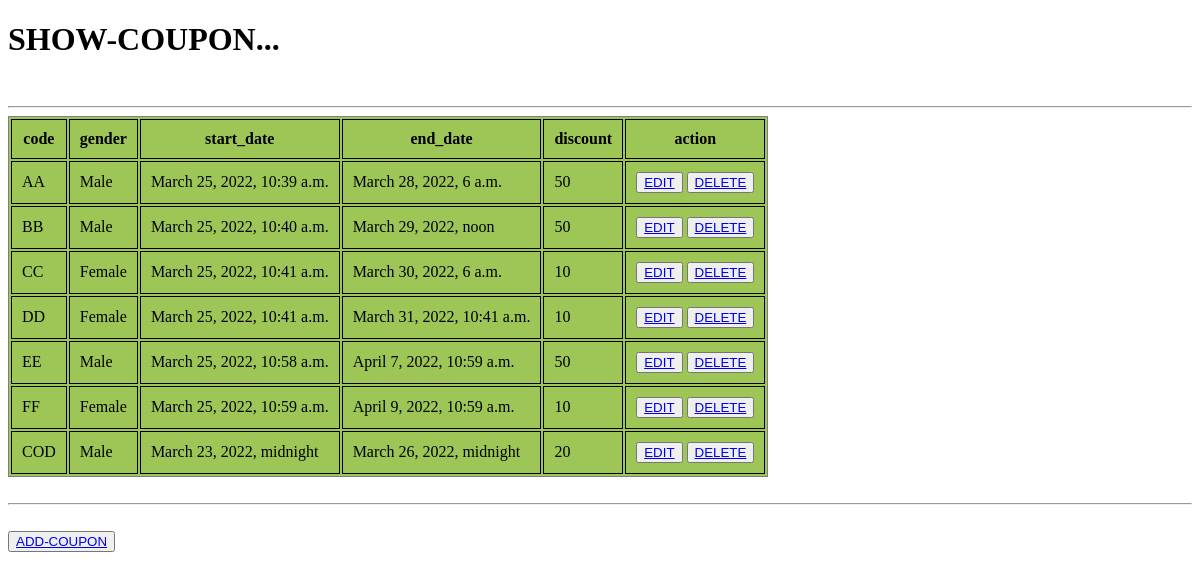
/show/, run on an earlier commit of the app's database.
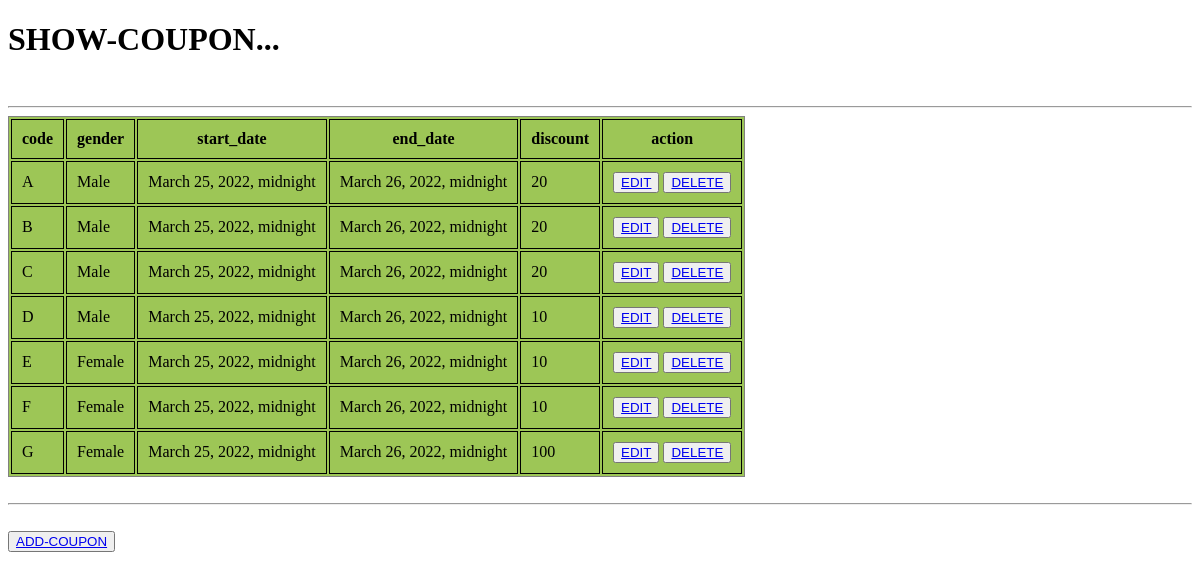
And on a later commit of the database.
### promoapp/models.py (models this page shows, shortened)
class Coupon(models.Model):
    code = models.CharField(max_length=10, unique=True,
                            validators=[RegexValidator(
                                "^[A-Z0-9]*$", "code enter must be uppercase letters & numbers",
                            )], null=True, blank=True)
    GENDER_CHOICES = (
        ('Male', 'Male'),
        ('Female', 'Female'),)
    gender = models.CharField(max_length=7, choices=GENDER_CHOICES)
    def start_dates(start):
        sd = timezone.now()
        if start < sd:
            raise ValidationError('enter current date..')
    def end_dates(end):
        ed = timezone.now()
        if end < ed:
            raise ValidationError('enter future date....')
    start_date = models.DateTimeField(validators=[start_dates])
    end_date = models.DateTimeField(validators=[end_dates])
    discount = models.IntegerField(default=None, validators=[MaxValueValidator(100)])
    TYPE_CHOICES = [('flat', 'Flat'),
                    ('Percentage', 'percentage')]
    discounttype = models.CharField(choices=TYPE_CHOICES, default='Flat', max_length=10)
    max_coupen = models.IntegerField(null=True)
    user_limit = models.IntegerField(null=True)

### promoapp/views.py (the view)
# urls.py: path('show/', views.showcoupen, name='show'),
def showcoupen(request):
    sc = Coupon.objects.all()
    return render(request, 'coupen-show.html', {'coupen': sc})

### promoapp/templates/coupen-show.html (shortened to what this page needs)
<!DOCTYPE html>
<html lang="en">
{% load static %}
<head>
</head>
<body>
<h1>SHOW-COUPON...</h1><br>
<hr>
<div class="table-responsive">
    <table class="table align-middle" style="background-color:#9DC656">
        <thead>
        <tr>
            <th scope="col">code</th>
            <th scope="col">gender</th>
            <th scope="col">start_date</th>
            <th scope="col">end_date</th>
            <th scope="col">discount</th>
            <th scope="col">action</th>
        </tr>
        </thead>
        <tbody>
        {% for val in coupen %}
        <tr>
            <td>{{val.code}}</td>
            <td>{{val.gender}}</td>
            <td>{{val.start_date}}</td>
            <td>{{val.end_date}}</td>
            <td>{{val.discount}}</td>
            <td>
                <button><a href="/update/{{val.id}}">EDIT</a></button>
                <button><a href="/delete/{{val.id}}/">DELETE</a></button>
            </td>
        </tr>
        {% endfor %}
        </tbody>
    </table><br><hr><br>
    <button type="button" class="btn btn-secondary"><a href="/add/">ADD-COUPON</a></button>
</div>
</body>
</html>

### promoapp/templates/coupen-show.html (style rules this page uses)
table, th, td { border: 1px solid black ; border-collapse: collapse; }
th, td { padding: 10px; }
table { display: table; border-collapse: separate; border-spacing: 2px; border-color: gray; }

What changed in the data, as far as the page shows it:
changed Coupon (number 1 of 7 on the later page): code "AA" → "A"; start_date "March 25, 2022, 10:39 a.m." → "March 25, 2022, midnight"; end_date "March 28, 2022, 6 a.m." → "March 26, 2022, midnight"; discount "50" → "20"
changed Coupon (number 2 of 7 on the later page): code "BB" → "B"; start_date "March 25, 2022, 10:40 a.m." → "March 25, 2022, midnight"; end_date "March 29, 2022, noon" → "March 26, 2022, midnight"; discount "50" → "20"
changed Coupon (number 3 of 7 on the later page): code "CC" → "C"; gender "Female" → "Male"; start_date "March 25, 2022, 10:41 a.m." → "March 25, 2022, midnight"; end_date "March 30, 2022, 6 a.m." → "March 26, 2022, midnight"; discount "10" → "20"
changed Coupon (number 4 of 7 on the later page): code "DD" → "D"; gender "Female" → "Male"; start_date "March 25, 2022, 10:41 a.m." → "March 25, 2022, midnight"; end_date "March 31, 2022, 10:41 a.m." → "March 26, 2022, midnight"
changed Coupon (number 5 of 7 on the later page): code "EE" → "E"; gender "Male" → "Female"; start_date "March 25, 2022, 10:58 a.m." → "March 25, 2022, midnight"; end_date "April 7, 2022, 10:59 a.m." → "March 26, 2022, midnight"; discount "50" → "10"
changed Coupon (number 6 of 7 on the later page): code "FF" → "F"; start_date "March 25, 2022, 10:59 a.m." → "March 25, 2022, midnight"; end_date "April 9, 2022, 10:59 a.m." → "March 26, 2022, midnight"
changed Coupon (number 7 of 7 on the later page): code "COD" → "G"; gender "Male" → "Female"; start_date "March 23, 2022, midnight" → "March 25, 2022, midnight"; discount "20" → "100"
